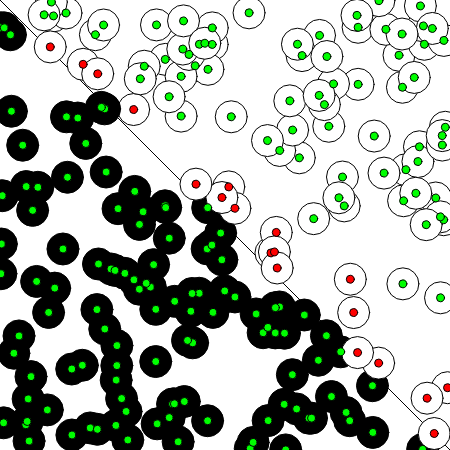
Frame 1 (no input)
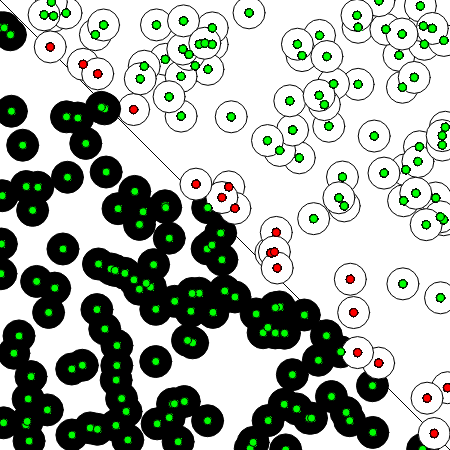
Frame 60 (no input)
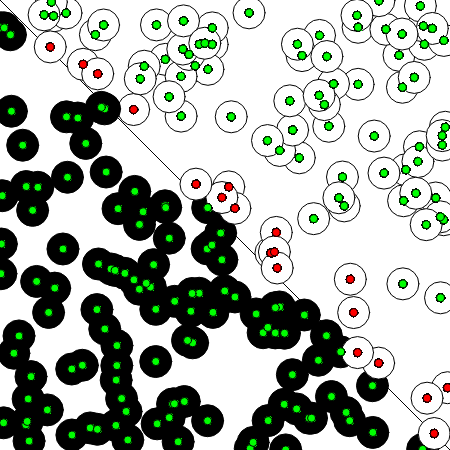
Frame 120 (the mouse pressed at the canvas centre since frame 60)

The p5.js sketch that drew these frames (run headless with seeded random() and noise() and a simulated clock; from frame 60 on, the mouse is pressed at the canvas centre):

// p5.js sketch
// ── sketch.js
let ptron;
let dataSet = Array(200);

function setup() {
  createCanvas(450, 450);
  background(255);

  line(0, 0, width, height);

  ptron = new Perceptron(3, 0.1);

  for (let i = 0; i < dataSet.length; i++) {
    dataSet[i] = new Point();
    dataSet[i].show();
  }
}

function mouseClicked() {
  for (let i = 0; i < dataSet.length; i++) {
    const target = dataSet[i].label;
    const inputs = [dataSet[i].x, dataSet[i].y, 1];
    ptron.train(inputs, target);
  }
}

function draw() {
  for (let i = 0; i < dataSet.length; i++) {
    const target = dataSet[i].label;
    const inputs = [dataSet[i].x, dataSet[i].y, 1];
    const guess = ptron.guess(inputs);
    if (guess == target) {
      fill(0, 255, 0);
    } else {
      fill(255, 0, 0);
    }
    ellipse(inputs[0], inputs[1], 8, 8);
  }
}

// ── perceptron.js
class Perceptron {
  constructor(n, fn, lr = 0.1) {
    this.weights = new Array(n);
    for (let i = 0; i < n; i++) {
      this.weights[i] = random(-1, 1);
    }
    this.lr = lr;
  }

  guess(inputs) {
    let sum = 0;
    for (let i = 0; i < this.weights.length; i++) {
      sum += inputs[i] * this.weights[i];
    }
    return this.activate(sum);
  }

  activate(sum) {
    return sum > 0 ? 1 : -1;
  }

  train(inputs, target) {
    const guess = this.guess(inputs);
    const error = target - guess;
    for (let i = 0; i < this.weights.length; i++) {
      this.weights[i] += this.lr * error * inputs[i];
    }
  }

  toString() {
    console.log(this);
  }
}

// ── point.js
class Point {
  constructor() {
    this.x = random(width);
    this.y = random(height);
    this.label = this.x > this.y ? 1 : -1;
  }

  show() {
    stroke(0);
    strokeWeight(1);
    if (this.label == 1) {
      fill(255);
    } else {
      fill(0);
    }
    ellipse(this.x, this.y, 32, 32);
  }
}
